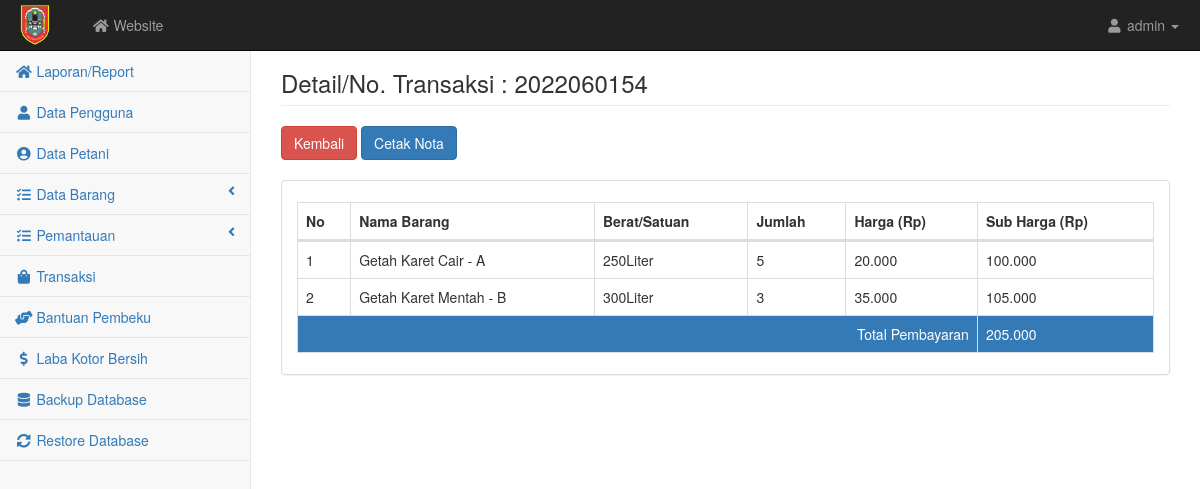
The app's page /admin/transaksi_detail.php?notransaksi=2022060154 with its own data.
### tables this page shows
CREATE TABLE `detail` (
  `iddetail` int(5) NOT NULL,
  `notransaksi` varchar(15) NOT NULL,
  `idinventori` int(2) NOT NULL,
  `namainvenny` varchar(50) NOT NULL,
  `satuanny` varchar(50) NOT NULL,
  `jumlah` int(5) NOT NULL,
  `hargany` float NOT NULL,
  `subharga` float NOT NULL
);

CREATE TABLE `transaksi` (
  `notransaksi` varchar(15) NOT NULL,
  `id` int(5) NOT NULL,
  `tgl` datetime NOT NULL,
  `total` float NOT NULL,
  `catatan` varchar(100) NOT NULL,
  `konfirmasi` varchar(50) NOT NULL
);

### admin/transaksi_detail.php (the view)
<?php require('atas.php'); error_reporting(0); $notransaksi = $_GET['notransaksi'];
  $detail = mysqli_query($kon, "SELECT * FROM detail WHERE notransaksi = '$notransaksi' ORDER BY namainvenny ASC");
  $ongkir = mysqli_query($kon, "SELECT * FROM transaksi WHERE notransaksi = '$notransaksi'");
  $row    = mysqli_fetch_array($ongkir);  ?>
<div id="page-wrapper">
<div class="container-fluid">
    <div class="row">
        <div class="col-lg-12">
            <h3 class="page-header">Detail/No. Transaksi : <?= $notransaksi ?></h3>
            <button class="btn btn-danger" onclick="history.back()">Kembali</button>
            <button class="btn btn-primary"><a style="color:white; text-decoration: none;" href="../report/cetaknota.php?notransaksi=<?= $notransaksi ?>" target="_blank">Cetak Nota</a></button>
        </div>
    </div><br>
    <div class="row">
        <div class="col-lg-12">
            <div class="panel panel-default">
                <div class="panel-body">
                    <div class="table-responsive">
                        <table class="table table-bordered" id="dataTables-example">
                            <thead class="success">
                                <tr>
                                    <th>No</th>
                                    <th>Nama Barang</th>
                                    <th>Berat/Satuan</th>
                                    <th>Jumlah</th>
                                    <th>Harga (Rp)</th>
                                    <th>Sub Harga (Rp)</th>
                                </tr>
                            </thead>
                            <tbody>
                                <?php $no=1;;
                                    while($data = mysqli_fetch_array($detail)){ ?>
                                        <tr class="odd gradeX">
                                                <td><?= $no++; ?></td>
                                                <td><?= $data['namainvenny'] ?></td>
                                                <td><?= $data['satuanny'] ?></td>
                                                <td><?= $data['jumlah'] ?></td>
                                                <td><?= number_format($data['hargany'],0,'.','.')  ?></td>
                                                <td><?= number_format($data['subharga'],0,'.','.')  ?></td>
                                            </tr>
                                    <?php } ?>
                                <tr class="bg-primary">
                                    <td colspan="5" class="text-right">Total Pembayaran</td>
                                    <td><?= number_format($row['total'],0,'.','.')  ?></td>
                                </tr>
                            </tbody>
                        </table>
                    </div>
                </div>
            </div>
        </div>
    </div>
</div>
    </div>
<?php require('bawah.php') ?>

### admin/css/startmin.css (style rules this page uses)
body { background-color: #f8f8f8; }
#page-wrapper { padding-top: 30px; min-height: 568px; background-color: #fff; }
@media (min-width:768px) { #page-wrapper { position: inherit; margin-left: 250px; padding: 30px 15px 0 15px; border-left: 1px solid #e7e7e7; } }

### records on screen
detail: namainvenny "Getah Karet Cair - A", satuanny "250Liter", jumlah "5", hargany "20.000", subharga "100.000"
detail: namainvenny "Getah Karet Mentah - B", satuanny "300Liter", jumlah "3", hargany "35.000", subharga "105.000"
transaksi: total "205.000"

### other values on screen
$notransaksi "2022060154"
